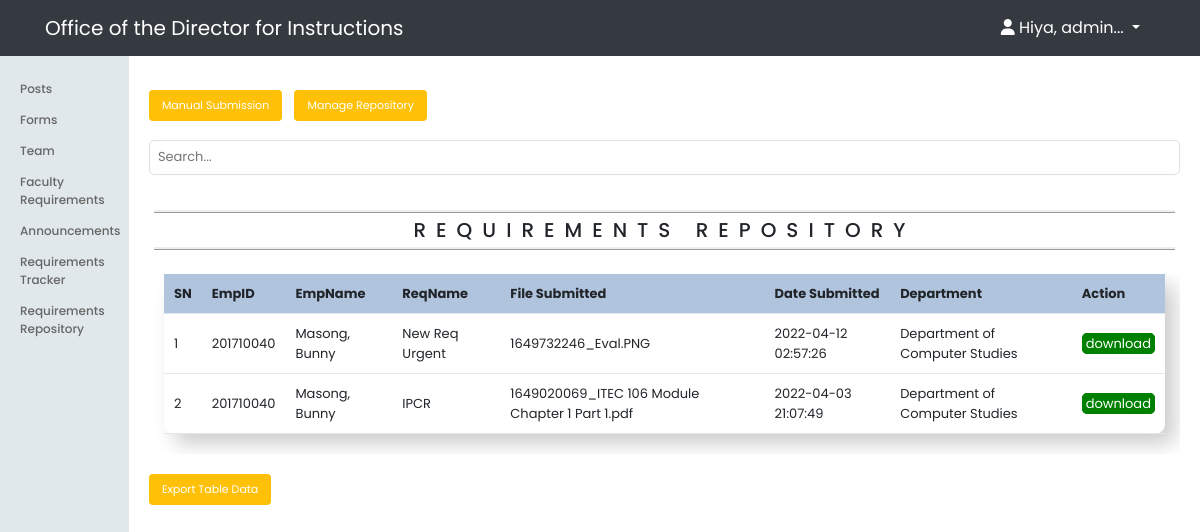
Page /admin/repository/index.php (signed in) on the committed database.
### tables this page shows
CREATE TABLE `requirements_list` (
  `req_id` int(11) NOT NULL,
  `req_name` varchar(255) NOT NULL,
  `description` text NOT NULL,
  `ay` varchar(100) NOT NULL,
  `sem` varchar(50) NOT NULL,
  `created_at` timestamp NOT NULL DEFAULT current_timestamp()
);

CREATE TABLE `users` (
  `empid` varchar(15) NOT NULL,
  `lastname` varchar(100) NOT NULL,
  `firstname` varchar(100) NOT NULL,
  `middlename` varchar(25) NOT NULL,
  `birthday` date DEFAULT NULL,
  `contactno` bigint(20) DEFAULT NULL,
  `email` varchar(255) NOT NULL,
  `password` varchar(255) NOT NULL,
  `position` varchar(100) NOT NULL,
  `rank` varchar(100) NOT NULL,
  `department` varchar(100) NOT NULL,
  `status` varchar(50) NOT NULL,
  `created_at` timestamp NOT NULL DEFAULT current_timestamp()
);

CREATE TABLE `requirements_submitted` (
  `req_id` int(11) NOT NULL,
  `empid` varchar(20) NOT NULL,
  `file` varchar(50) NOT NULL,
  `date_submitted` timestamp NOT NULL DEFAULT current_timestamp()
);

### app/database/db.php (called while the page is built, shortened)
<?php
require('connect.php');
function selectAllReq()
{
	global $conn;
	$sql = "SELECT
	rl.req_name,
  rs.file,
  rs.date_submitted,
  u.empid,
  u.lastname,
  u.firstname,
  u.department,
  rl.ay,
  rl.sem
	FROM requirements_list as rl
	JOIN requirements_submitted as rs
  	ON rl.req_id = rs.req_id
	JOIN users as u
  ON u.empid = rs.empid ORDER BY rl.req_id DESC";
	$stmt = $conn->prepare($sql);
	$stmt->execute();
	$records = $stmt->get_result()->fetch_all(MYSQLI_ASSOC);
	return $records;
}

### app/controllers/tracker.php (called while the page is built, shortened)
<?php
include(ROOT_PATH . "/app/database/db.php");
$documents = selectAllReq();

### admin/repository/index.php (the view, shortened to what this page needs)
<?php include(ROOT_PATH . "/app/controllers/tracker.php");
?>
<!DOCTYPE html>
<html lang="en">
    <head>
        <link rel="stylesheet"
            href="https://use.fontawesome.com/releases/v5.7.2/css/all.css"
>
        <link rel="stylesheet" href="../../assets/css/style.css">
        <link rel="stylesheet" href="../../assets/css/admin.css">
        <link rel="stylesheet" href="https://maxcdn.bootstrapcdn.com/bootstrap/4.0.0/css/bootstrap.min.css">
        <link rel="stylesheet" href="<?php echo BASE_URL . '/assets/css/adminheader.css'; ?>">
    </head>
    <body>
        <?php include(ROOT_PATH . "/app/includes/adminHeader.php"); ?>
        <div class="admin-wrapper">
            <?php include(ROOT_PATH . "/app/includes/adminSidebar.php"); ?>
            <div class="admin-content">
                <div class="button-group">
                    <a href="submit.php" class="btn btn-big">Manual Submission</a>
                    <a href="index.php" class="btn btn-big">Manage Repository</a>
                    <form class="search" action="index.php" method="post">
                        <input type="text" name="search-terms" class="text-input" placeholder="Search...">
                    </form>
                </div>
                <div class="content">
                    <h2 class="page-title">Requirements Repository</h2>
                    <div class="container test">
                            <table id = "tblData">
                                <thead>
                                    <th>SN</th>
                                    <th>EmpID</th>
                                    <th>EmpName</th>
                                    <th>ReqName</th>
                                    <th>File Submitted</th>
                                    <th>Date Submitted</th>
                                    <th>Department</th>
                                    <th colspan="2">Action</th>
                                </thead>
                                <tbody>
                                <?php foreach ($documents as $key => $req): ?>
                                <tr>
                                    <td><?php echo $key + 1; ?></td>
                                    <td><?php echo $req['empid']; ?></td>
                                    <td><?php echo $req['lastname'].', '.$req['firstname']; ?></td>
                                    <td><?php echo $req['req_name']; ?></td>
                                    <td><?php echo $req['file']; ?></td>
                                    <td><?php echo $req['date_submitted']; ?></td>
                                    <td><?php echo $req['department']; ?></td>
                                    <td><a href="<?php echo BASE_URL . '/assets/submitted_docs/' . $req['file']; ?>" class="edit" download>download</a></td>
                                </tr>
                                <?php endforeach; ?>
                                </tbody>
                            </table>
                </div>
                <button class="btn btn-big excel" onclick="exportTableToExcel('tblData','All Submitted Requirements Data')">Export Table Data</button>
            </div>
        </div>
    </body>
</html>

### assets/css/style.css (style rules this page uses)
* { box-sizing: border-box; font-family: 'Poppins', sans-serif; }
html, body { height: 100%; padding: 0px; margin: 0px; }
h1, h2, h3, h4, h5, h6 { color: #5c5b5b; margin: 5px; }
a { text-decoration: none!important; color: inherit; }
.btn { padding: .3rem .6rem; background: #ffc107; color: white; border: 1px solid transparent; border-radius: .25rem; font-size: 11px !important; }
.btn-big { padding: .6rem 1.2rem; margin-right: 8px; margin-bottom: 4px; line-height: 1.2rem; }
.text-input { padding: .3rem .5rem; display: block; width: 100%; border-radius: 5px; border: 1px solid #e0e0e0; outline: none; color: #444; line-height: 1rem; font-size: 13px; height: 35px!important; }
.content { width: 100%; margin: 30px auto 30px; }

### assets/css/admin.css (style rules this page uses)
.admin-wrapper { display: flex; height: 100%; padding-top: 50px; background: white; }
.admin-wrapper .admin-content { flex: 8; height: 100%; padding: 40px 20px 20px 20px; overflow-y: scroll; }
.admin-wrapper .admin-content .search { padding: 15px 0px; margin-left: 670px; margin-top: -55px; margin-bottom: 55px; width: 25%; height: 20px; }
.admin-content .page-title { text-transform: uppercase; font-size: 20px; text-align: center; margin-bottom: 1.5rem; border-top: ridge; border-bottom: ridge; padding: 5px 0; letter-spacing: 10px; }
.test { width: 100%; }
.excel { margin-top: 20px; }
table { table-layout: auto; position: inherit; width: 100%; font-size: 13px; border-radius: 10px; padding: 5px 10px; margin-bottom: 20px; box-shadow: 10px 10px 20px rgba(0,0,0,0.2); }
th, td { padding: 10px; text-align: left; border-bottom: 1px solid #e1e8eb; text-overflow: hidden; }
td { width: auto!important; }
thead { background-color: lightsteelblue!important; }
.edit { padding: 0 3px; color: white; border: solid 1px green; background: green; border-radius: 5px; }
@media only screen and (max-width: 1340px) { .admin-wrapper .admin-content .button-group .search { width: 100%; margin-left: 0px; margin-top: 0px; } }
@media only screen and (max-width: 1340px) { .test { overflow-y: scroll; overflow-x: scroll; } }

### assets/css/adminheader.css (style rules this page uses)
body, input { font-family: 'Poppins', sans-serif; }

### rows in the picture
requirements_list: users.empid "201710040", users.lastname "Masong", users.firstname "Bunny", req_name "New Req Urgent", requirements_submitted.file "1649732246_Eval.PNG", requirements_submitted.date_submitted "2022-04-12 02:57:26", users.department "Department of Computer Studies"
requirements_list: users.empid "201710040", users.lastname "Masong", users.firstname "Bunny", req_name "IPCR", requirements_submitted.file "1649020069_ITEC 106 Module Chapter 1 Part 1.pdf", requirements_submitted.date_submitted "2022-04-03 21:07:49", users.department "Department of Computer Studies"

### other values in the picture
substr($_SESSION['firstname'], 0, 8) "admin"
